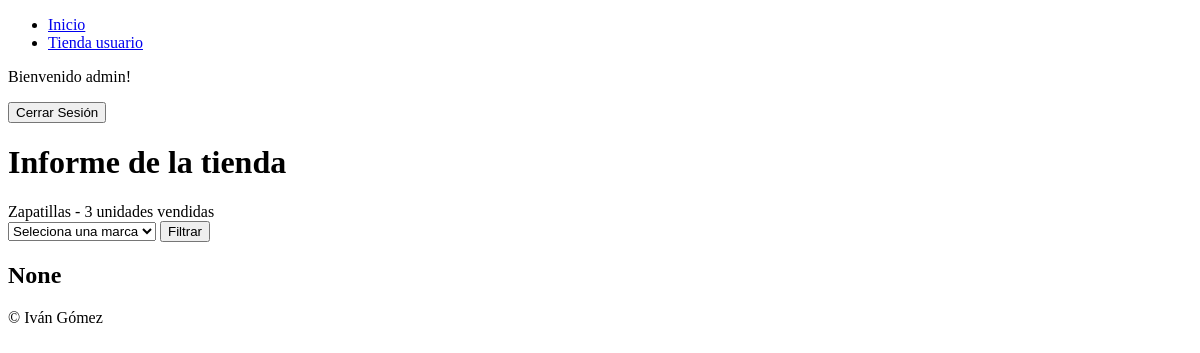
The app's page /tienda/informes (signed in), older data.
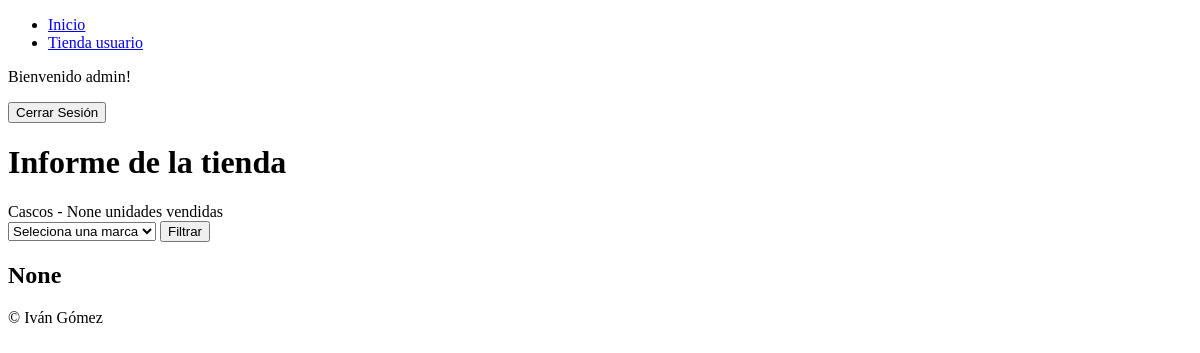
The same page, newer data.
### core/models.py (models this page shows, shortened)
class Producto(models.Model):
    nombre = models.CharField(max_length=50)
    modelo = models.CharField(max_length=75)
    unidades = models.IntegerField()
    precio = models.DecimalField(decimal_places=2, max_digits=4)
    vip = models.BooleanField(default=False)
    usuario = models.ManyToManyField(UsuarioTienda, through='Compra')
    marca = models.ForeignKey(Marca, on_delete=models.SET_NULL, null=True, blank=True, related_name='productos')

### core/views.py (the view)
# urls.py: path('tienda/informes', informes, name='informes')
@user_passes_test(user_admin_or_staff)
def informes(request):
    marca_request = request.GET.get('marcas')
    productos = Producto.objects.annotate(Sum('compras__unidades')).order_by('-compras__unidades__sum')
    marca_filtrada = Marca.objects.filter(nombre=marca_request).first()
    marcas = Marca.objects.all()
    clientes_importe = UsuarioTienda.objects.annotate(importe_total_compras=Sum('compras__importe'))
    print(clientes_importe.values())
    return render(request, 'core/informes.html', {'productos':productos, 'marcas':marcas, 'marcafiltrada':marca_filtrada})

### core/views.py (called while the page is built)
def user_admin_or_staff(user):
    return user.is_superuser or user.is_staff

### core/templates/core/informes.html (shortened to what this page needs)
{% extends 'core/base.html' %}
{% block tittle_section %}Informe de la tienda{% endblock %}
{% block content %}
{% for producto in productos %}
    <div>
         {{producto.nombre}} - {{producto.compras__unidades__sum}} unidades vendidas
    </div>
{% endfor %}
<form action="" method="get">
    <select name="marcas" id="marcas">
        <option value="Ninguna">Seleciona una marca</option>
    </select>
    <button type="submit">Filtrar</button>
</form>
    <div>
         <h2>{{marcafiltrada}}</h2>
    </div>
{% endblock %}

Row changes from the older to the newer data that the page shows:
removed Producto: nombre "Zapatillas", compras__unidades__sum "3"
added Producto: nombre "Cascos", compras__unidades__sum "None"
